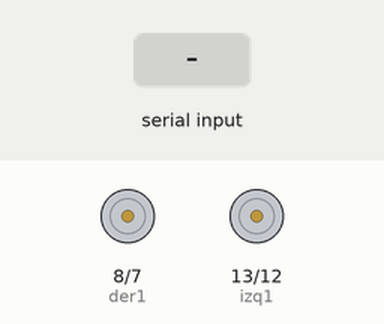
Simulated run of this sketch. Board: Arduino Uno, built with avr-gcc and run on an emulated ATmega328P. Parts: motor-driver pin pairs drawn as motors (green arrow = first pin HIGH = forward, orange = second pin HIGH = backward, longer = more drive, scaled by the enable pin). The test bench sets the inputs (shaded band).

Above: at 1.2 s.
1.3 s: "e" received over Serial
At 2.2 s:
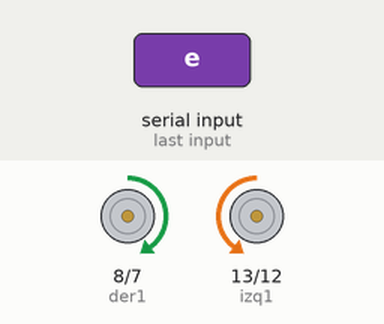
2.8 s: "d" received over Serial
At 3.3 s:
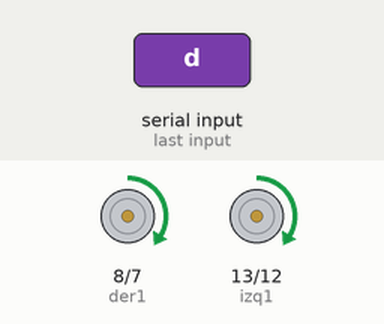
4.3 s: "c" received over Serial
At 5.5 s:
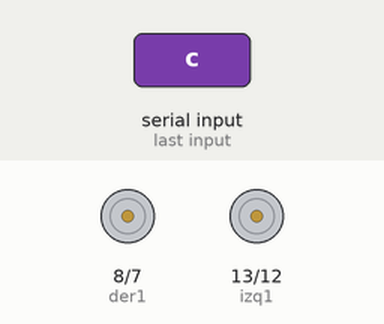
5.8 s: "b" received over Serial
At 6.8 s:
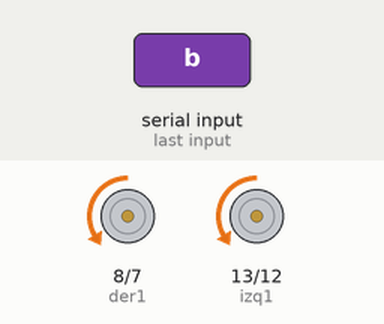
7.3 s: "a" received over Serial
At 7.9 s:
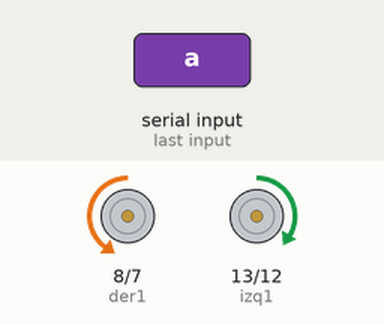
Timing chart, 0 to 9.8 s (numbered marks = the images above; inputs shaded):
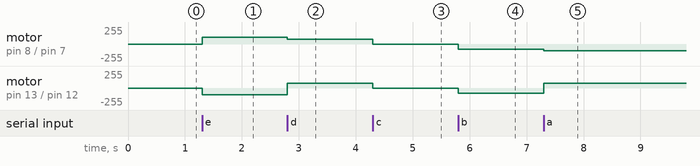

The sketch:

BTCar.ino
```cpp
int der1=8;    //In3
int der2=7;    //In4
int izq1=13;   //In1
int izq2=12;   //In2
int PWMizq=11; //ENA
int PWMder=6;  //ENB
int velocidad=150;
int estado = 'g';

void setup() {
  Serial.begin(9600);
  pinMode(der1, OUTPUT);
  pinMode(der2, OUTPUT);
  pinMode(izq1, OUTPUT);
  pinMode(izq2, OUTPUT);
  pinMode(PWMder, OUTPUT);
  pinMode(PWMizq, OUTPUT);

}

void loop() {
  if(Serial.available()>0){
    estado = Serial.read();
  }

  if(estado == 'e'){//forward
    digitalWrite(der1,HIGH);
    digitalWrite(der2,LOW);
    digitalWrite(izq1,LOW);
    digitalWrite(izq2,HIGH);
    analogWrite(PWMder,100);
    analogWrite(PWMizq,100);
  }

  if(estado == 'd'){//right
    digitalWrite(der1,HIGH);
    digitalWrite(der2,LOW);
    digitalWrite(izq1,HIGH);
    digitalWrite(izq2,LOW);
    analogWrite(PWMder,75);
    analogWrite(PWMizq,75);
  }

  if(estado == 'c'){//stop
    digitalWrite(der1,LOW);
    digitalWrite(der2,LOW);
    digitalWrite(izq1,LOW);
    digitalWrite(izq2,LOW);
    analogWrite(PWMder,100);
    analogWrite(PWMizq,100);
  }

  if(estado =='b'){//left
    digitalWrite(der1,LOW);
    digitalWrite(der2,HIGH);
    digitalWrite(izq1,LOW);
    digitalWrite(izq2,HIGH);
    analogWrite(PWMder,75);
    analogWrite(PWMizq,75);
  }

  if(estado == 'a'){//backward
    digitalWrite(der1,LOW);
    digitalWrite(der2,HIGH);
    digitalWrite(izq1,HIGH);
    digitalWrite(izq2,LOW);
    analogWrite(PWMder,100);
    analogWrite(PWMder,100);
  }

}
```

Measured:
- after the input at 1.3 s, motor on pin 8 (der1) / pin 7 (der2): stopped → forward 100/255 at once; motor on pin 13 (izq1) / pin 12 (izq2): stopped → backward 100/255 at once
- after the input at 2.8 s, motor on pin 8 (der1) / pin 7 (der2): forward 100/255 → forward 75/255 at once; motor on pin 13 (izq1) / pin 12 (izq2): backward 100/255 → forward 75/255 at once
- after the input at 4.3 s, motor on pin 8 (der1) / pin 7 (der2), motor on pin 13 (izq1) / pin 12 (izq2): forward 75/255 → stopped at once
- after the input at 5.8 s, motor on pin 8 (der1) / pin 7 (der2), motor on pin 13 (izq1) / pin 12 (izq2): stopped → backward 75/255 at once
- after the input at 7.3 s, motor on pin 8 (der1) / pin 7 (der2): backward 75/255 → backward 100/255 at once; motor on pin 13 (izq1) / pin 12 (izq2): backward 75/255 → forward 75/255 at once
